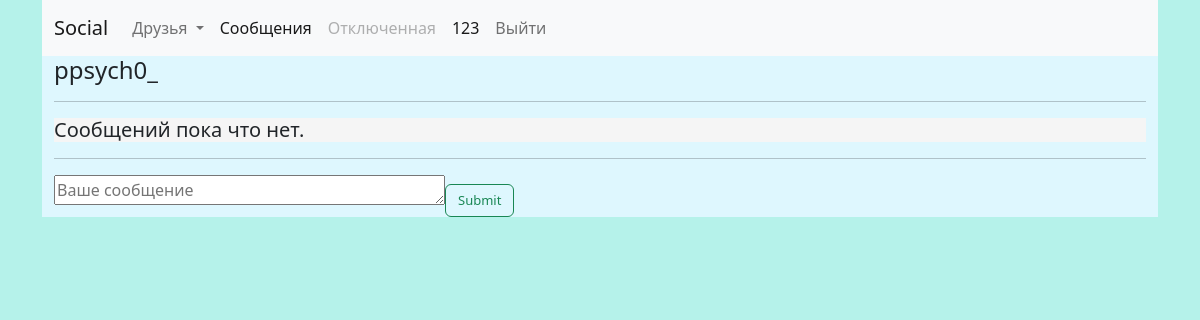
The app's page /chat-view/1/5 (signed in), older data.
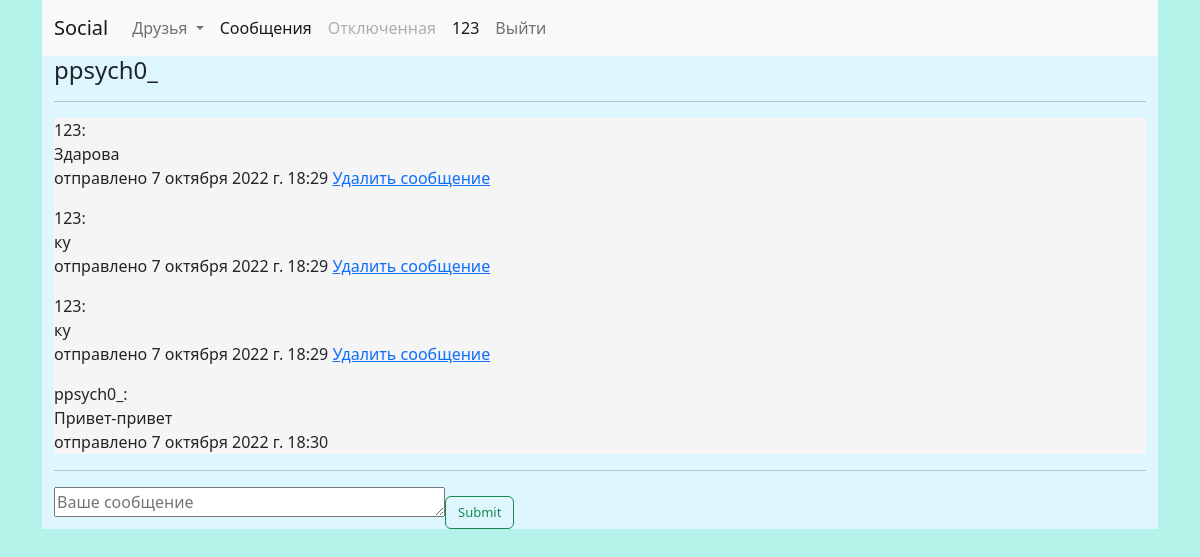
The same page, newer data.
### users/models.py (models this page shows)
class User(AbstractUser):
	img = models.ImageField(upload_to='profile_photo/', blank=True)

### messanger/models.py (models this page shows)
class Message(models.Model):
	user = models.ForeignKey(User, on_delete=models.CASCADE)
	text = models.TextField()
	date = models.DateTimeField(default=timezone.now)

### messanger/views.py (the view, shortened to what this page needs)
# urls.py: path('chat-view/<int:user>/<int:with_user>', chat_view, name='chat'),
def chat_view(request, user, with_user):
	context = {}
	context['chat'] = Chat.objects.filter(users__id=user).filter(users__id=with_user).first()
	context['with_user_dialog'] = User.objects.get(pk=with_user)
	return render(request, 'messanger/chat.html', context=context)

### messanger/templates/messanger/chat.html (shortened to what this page needs)
{% extends 'base.html' %}
{%block content%}
	<div class="container" style="background: #DEF7FE;">
		<h4>{{with_user_dialog.username}}</h4>
		<hr>
		<div style="background: whitesmoke;">
		{%for message in chat.messages.all%}
			<p>
				{{message.user.username}}: <br>
				{{message.text}} <br> отправлено {{message.date}}
				{% if message.user.id == user.id %}
				<a href="{% url 'messanger:delete_msg' %}?user_id={{user.id}}&with_user_id={{with_user_dialog.id}}&message_id={{message.id}}">
					Удалить сообщение
				</a>
				{% endif %}
			</p>
		{%empty%}
		<h5>Сообщений пока что нет.</h5>
		{%endfor%}
		</div>
		<hr>
		<form action="{% url 'messanger:chat' user.id with_user_dialog.id %}#new_msg" method='post' id="new_msg">
			<textarea name='msg_text' rows="1" cols="40" placeholder="Ваше сообщение"></textarea><input type="submit" class="btn btn-outline-success" style="font-size: 13px;" name="">
		</form>
	</div>
{%endblock%}

### messanger/templates/base.html (shortened to what this page needs)
<!DOCTYPE html>
<html>
<head>
<link href="https://cdn.jsdelivr.net/npm/bootstrap@5.2.1/dist/css/bootstrap.min.css" rel="stylesheet">
</head>
<body style="background: #B5F2EA;">
<div class='container'>
{% if user.is_authenticated %}
<nav class="navbar navbar-expand-lg navbar-light bg-light">
  <div class="container-fluid">
    <a class="navbar-brand" href="{%url 'messanger:index'%}">Social</a>
    <div class="collapse navbar-collapse" id="navbarSupportedContent">
      <ul class="navbar-nav me-auto mb-2 mb-lg-0">
        <li class="nav-item dropdown">
          <a class="nav-link dropdown-toggle" href="#" id="navbarDropdown" role="button" data-bs-toggle="dropdown" aria-expanded="false">
            Друзья
          </a>
        </li>
        <li class="nav-item">
          <a class="nav-link active" aria-current="page" href="{% url 'messanger:chats' %}">Сообщения</a>
        </li>
        <li class="nav-item">
          <a class="nav-link disabled" href="#" tabindex="-1" aria-disabled="true">Отключенная</a>
        </li>
        <li class="nav-item">
          <a class="nav-link active" aria-current="page" href="{% url 'users:profile' user.id %}">{{user.username}}</a>
        </li>
        <li class="nav-item">
          <a class="nav-link" href="{% url 'users:user_logout' %}">Выйти</a>
        </li>
      </ul>
    </div>
  </div>
</nav>
	{% block content %}
	{% endblock %}
{%endif%}
</div>
</body>
</html>

Row changes from the older to the newer data that the page shows:
added Message: user.username "123", text "Здарова", date "7 октября 2022 г. 18:29"
added Message: user.username "123", text "ку", date "7 октября 2022 г. 18:29"
added Message: user.username "123", text "ку", date "7 октября 2022 г. 18:29"
added Message: user.username "ppsych0_", text "Привет-привет", date "7 октября 2022 г. 18:30"
Text that changed along with them:
text no longer shown: "Сообщений пока что нет."
